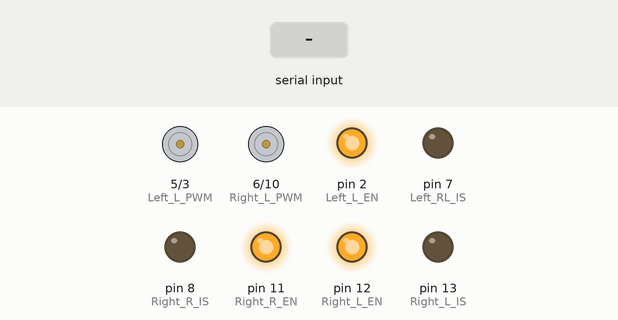
The sketch below on a simulated Arduino Uno, built with avr-gcc and run on an emulated ATmega328P. Parts: motor-driver pin pairs drawn as motors (green arrow = first pin HIGH = forward, orange = second pin HIGH = backward, longer = more drive), output pins drawn as LEDs (lit = HIGH). The inputs (shaded band) are chosen by the test bench. Pins used as bus, display or sensor lines are not drawn; what the sketch prints to the serial monitor is not drawn.

Above: at 1.2 s.
1.3 s: "1\n" received over Serial
At 1.6 s:
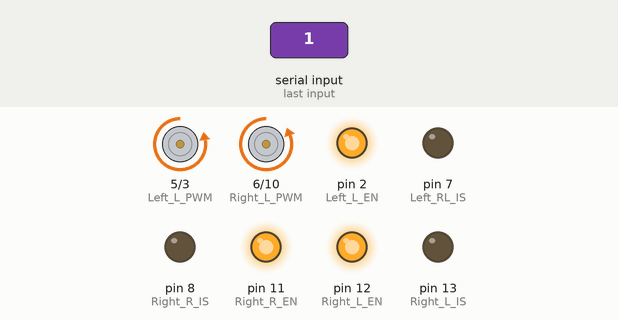
2.8 s: "4\n" received over Serial
At 3.9 s:
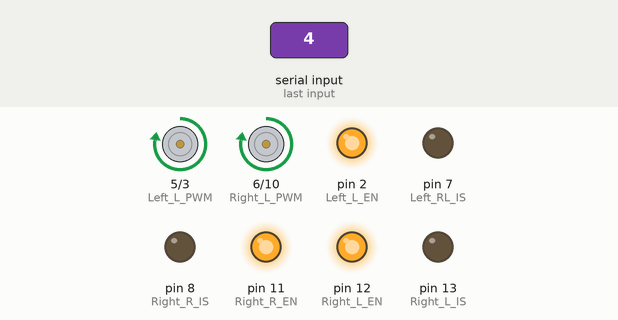
4.3 s: "3\n" received over Serial
At 5.1 s:
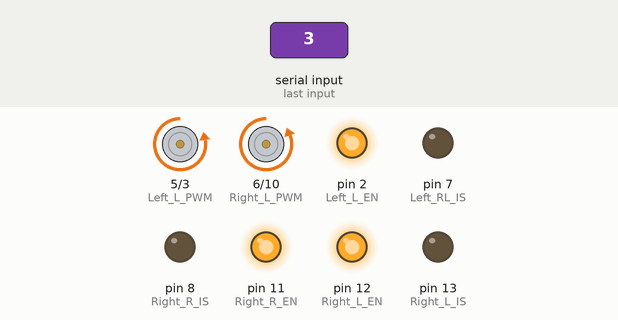
Timing chart, 0 to 7.3 s (numbered marks = the images above; inputs shaded):
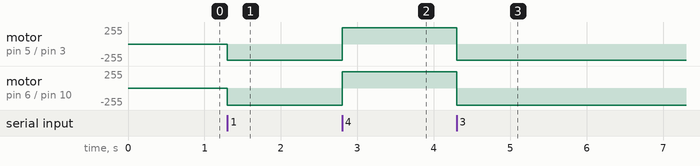

The sketch:

ard.ino
```cpp
// The one that works with the lidar and serial comm

// The reverse one

int echo = 4;
int trig = 9;

int Left_L_EN = 2;
int Left_L_PWM = 5;
int Left_RL_IS = 7;
int Left_R_EN = 1;
int Left_R_PWM = 3;

int Right_L_IS = 13;
int Right_L_EN = 12;
int Right_L_PWM = 6;
int Right_R_IS = 8;
int Right_R_EN = 11;
int Right_R_PWM = 10;

void setup() {
  // put your setup code here, to run once:

  Serial.begin(115200);
  Serial.setTimeout(1);

  pinMode(trig, OUTPUT);
  digitalWrite(trig, LOW);

  pinMode(echo, INPUT);

  pinMode(Left_L_EN, OUTPUT);
  pinMode(Left_L_PWM, OUTPUT);
  pinMode(Left_RL_IS, OUTPUT);
  pinMode(Left_R_EN, OUTPUT);
  pinMode(Left_R_PWM, OUTPUT);

  pinMode(Right_L_IS, OUTPUT);
  pinMode(Right_L_EN, OUTPUT);
  pinMode(Right_L_PWM, OUTPUT);
  pinMode(Right_R_IS, OUTPUT);
  pinMode(Right_R_EN, OUTPUT);
  pinMode(Right_R_PWM, OUTPUT);


  digitalWrite(Left_RL_IS, LOW);
  digitalWrite(Left_L_EN, HIGH);
  digitalWrite(Left_R_EN, HIGH);

  digitalWrite(Right_L_IS, LOW);
  digitalWrite(Right_L_EN, HIGH);
  digitalWrite(Right_R_IS, LOW);
  digitalWrite(Right_R_EN, HIGH);

}

void forward (int velocity) {

   analogWrite(Right_L_PWM, 0);
   analogWrite(Right_R_PWM, velocity);
   analogWrite(Left_L_PWM, 0);
   analogWrite(Left_R_PWM, velocity);

}

void backward (int velocity) {

  analogWrite(Right_L_PWM, velocity);
  analogWrite(Right_R_PWM, 0);
  analogWrite(Left_L_PWM, velocity);
  analogWrite(Left_R_PWM, 0);

}

void left () {

  analogWrite(Right_L_PWM, 0);
  analogWrite(Right_R_PWM, 500);
  analogWrite(Left_L_PWM, 0);
  analogWrite(Left_R_PWM, 200);

}

void right () {

  analogWrite(Right_L_PWM, 0);
  analogWrite(Right_R_PWM, 200);
  analogWrite(Left_L_PWM, 0);
  analogWrite(Left_R_PWM, 500);

}

void stp () {
  analogWrite(Right_R_PWM, 0);
  analogWrite(Right_L_PWM, 0);
  analogWrite(Left_R_PWM, 0);
  analogWrite(Left_L_PWM, 0);
}

void loop() {
  // put your main code here, to run repeatedly:


    while (!Serial.available());

      int ans = Serial.readString().toInt();
      Serial.print(ans);
      if (ans == 1) {
        forward(500);
      } else if (ans == 4) {
        backward(500);
      } else if (ans == 3) {
        right();
      } else if (ans == 2) {
        left();
      } else if (ans == 5) {
        digitalWrite(trig, HIGH);
        delayMicroseconds(10);
        digitalWrite(trig, LOW);

        while (digitalRead(echo) == 0);

        int t1 = micros();
        while (digitalRead(echo) == 1);
        int t2 = micros();

        int pw = t2 - t1;

        int dis = pw / 58.0;

        Serial.print(dis);

        if (dis >= 100  || dis <= 0) {
          backward(500);
        } else {
          stp();
        }
      }
      //delay(1000);


}
```

Measured:
- after the input at 1.3 s, motor on pin 5 (Left_L_PWM) / pin 3 (Left_R_PWM): stopped → backward 244/255 at once; motor on pin 6 (Right_L_PWM) / pin 10 (Right_R_PWM): stopped → backward 255/255 at once
- after the input at 2.8 s, motor on pin 5 (Left_L_PWM) / pin 3 (Left_R_PWM): backward 244/255 → forward 244/255 at once; motor on pin 6 (Right_L_PWM) / pin 10 (Right_R_PWM): backward 255/255 → forward 244/255 at once
- after the input at 4.3 s, motor on pin 5 (Left_L_PWM) / pin 3 (Left_R_PWM): forward 244/255 → backward 244/255 at once; motor on pin 6 (Right_L_PWM) / pin 10 (Right_R_PWM): forward 244/255 → backward 255/255 at once
